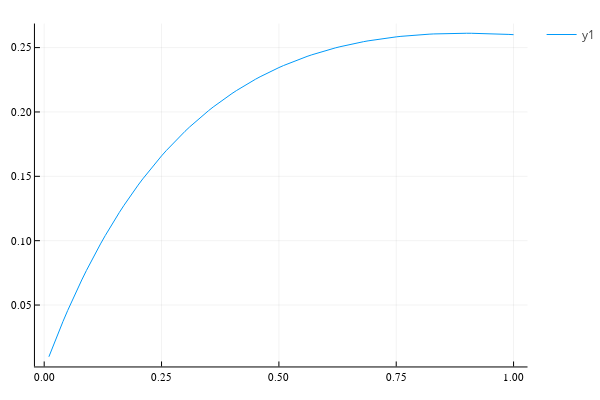

Notebook source saved alongside this figure:
### Code cell
plot(ts[2:end], [terms1...])

### Figure 1 — Plotly figure (JSON) as saved in the notebook; plotly's stock layout.template omitted (floating-point values rounded to 4 significant figures)
{"data": [{"colorbar": {"title": ""}, "legendgroup": "y1", "line": {"color": "rgba(0, 154, 250, 1.000)", "dash": "solid", "shape": "linear", "width": 1}, "mode": "lines", "name": "y1", "showlegend": true, "type": "scatter", "x": [0.01, 0.02, 0.03, 0.04, 0.05, 0.06, 0.07, 0.08, 0.09, 0.1, 0.11, 0.12, 0.13, 0.14, 0.15, 0.16, 0.17, 0.18, 0.19, 0.2, 0.21, 0.22, 0.23, 0.24, 0.25, 0.26, 0.27, 0.28, 0.29, 0.3, 0.31, 0.32, 0.33, 0.34, 0.35, 0.36, 0.37, 0.38, 0.39, 0.4, 0.41, 0.42, 0.43, 0.44, 0.45, 0.46, 0.47, 0.48, 0.49, 0.5, 0.51, 0.52, 0.53, 0.54, 0.55, 0.56, 0.57, 0.58, 0.59, 0.6, 0.61, 0.62, 0.63, 0.64, 0.65, 0.66, 0.67, 0.68, 0.69, 0.7, 0.71, 0.72, 0.73, 0.74, 0.75, 0.76, 0.77, 0.78, 0.79, 0.8, 0.81, 0.82, 0.83, 0.84, 0.85, 0.86, 0.87, 0.88, 0.89, 0.9, 0.91, 0.92, 0.93, 0.94, 0.95, 0.96, 0.97, 0.98, 0.99, 1], "xaxis": "x", "y": [0.009819, 0.01929, 0.02842, 0.03723, 0.04573, 0.05393, 0.06184, 0.06949, 0.07686, 0.08399, 0.09087, 0.09751, 0.1039, 0.1101, 0.1161, 0.1219, 0.1275, 0.1329, 0.1381, 0.1431, 0.148, 0.1527, 0.1572, 0.1616, 0.1659, 0.17, 0.1739, 0.1777, 0.1814, 0.185, 0.1884, 0.1917, 0.1949, 0.198, 0.201, 0.2038, 0.2066, 0.2093, 0.2118, 0.2143, 0.2167, 0.219, 0.2212, 0.2233, 0.2254, 0.2273, 0.2292, 0.2311, 0.2328, 0.2345, 0.2361, 0.2376, 0.2391, 0.2405, 0.2419, 0.2431, 0.2444, 0.2456, 0.2467, 0.2478, 0.2488, 0.2497, 0.2507, 0.2515, 0.2524, 0.2531, 0.2539, 0.2546, 0.2552, 0.2558, 0.2564, 0.257, 0.2575, 0.2579, 0.2583, 0.2587, 0.2591, 0.2594, 0.2597, 0.26, 0.2602, 0.2604, 0.2606, 0.2608, 0.2609, 0.261, 0.2611, 0.2611, 0.2611, 0.2612, 0.2611, 0.2611, 0.261, 0.2609, 0.2608, 0.2607, 0.2606, 0.2604, 0.2602, 0.2601], "yaxis": "y", "zmax": null, "zmin": null}], "layout": {"annotations": [], "height": 400, "legend_position": {"bgcolor": "rgba(255, 255, 255, 1.000)", "bordercolor": "rgba(0, 0, 0, 1.000)", "borderwidth": 1, "font": {"color": "rgba(0, 0, 0, 1.000)", "family": "sans-serif", "size": 11}, "title": {"font": {"color": "rgba(0, 0, 0, 1.000)", "family": "sans-serif", "size": 15}, "text": ""}, "tracegroupgap": 0, "traceorder": "normal", "x": 1, "xanchor": "auto", "y": 1, "yanchor": "auto"}, "margin": {"b": 20, "l": 0, "r": 0, "t": 20}, "paper_bgcolor": "rgba(255, 255, 255, 1.000)", "plot_bgcolor": "rgba(255, 255, 255, 1.000)", "showlegend": true, "width": 600, "xaxis": {"anchor": "y", "domain": [0.06582, 0.9934], "gridcolor": "rgba(0, 0, 0, 0.100)", "gridwidth": 0.5, "linecolor": "rgba(0, 0, 0, 1.000)", "mirror": false, "range": [-0.0197, 1.03], "showgrid": true, "showline": true, "showticklabels": true, "tickangle": 0, "tickcolor": "rgb(0, 0, 0)", "tickfont": {"color": "rgba(0, 0, 0, 1.000)", "family": "sans-serif", "size": 11}, "tickmode": "array", "ticks": "inside", "ticktext": ["0.00", "0.25", "0.50", "0.75", "1.00"], "tickvals": [0, 0.25, 0.5, 0.75, 1], "title": "", "titlefont": {"color": "rgba(0, 0, 0, 1.000)", "family": "sans-serif", "size": 15}, "type": "-", "visible": true, "zeroline": false, "zerolinecolor": "rgba(0, 0, 0, 1.000)"}, "yaxis": {"anchor": "x", "domain": [0.03762, 0.9902], "gridcolor": "rgba(0, 0, 0, 0.100)", "gridwidth": 0.5, "linecolor": "rgba(0, 0, 0, 1.000)", "mirror": false, "range": [0.002279, 0.2687], "showgrid": true, "showline": true, "showticklabels": true, "tickangle": 0, "tickcolor": "rgb(0, 0, 0)", "tickfont": {"color": "rgba(0, 0, 0, 1.000)", "family": "sans-serif", "size": 11}, "tickmode": "array", "ticks": "inside", "ticktext": ["0.05", "0.10", "0.15", "0.20", "0.25"], "tickvals": [0.05, 0.1, 0.15, 0.2, 0.25], "title": "", "titlefont": {"color": "rgba(0, 0, 0, 1.000)", "family": "sans-serif", "size": 15}, "type": "-", "visible": true, "zeroline": false, "zerolinecolor": "rgba(0, 0, 0, 1.000)"}}}
